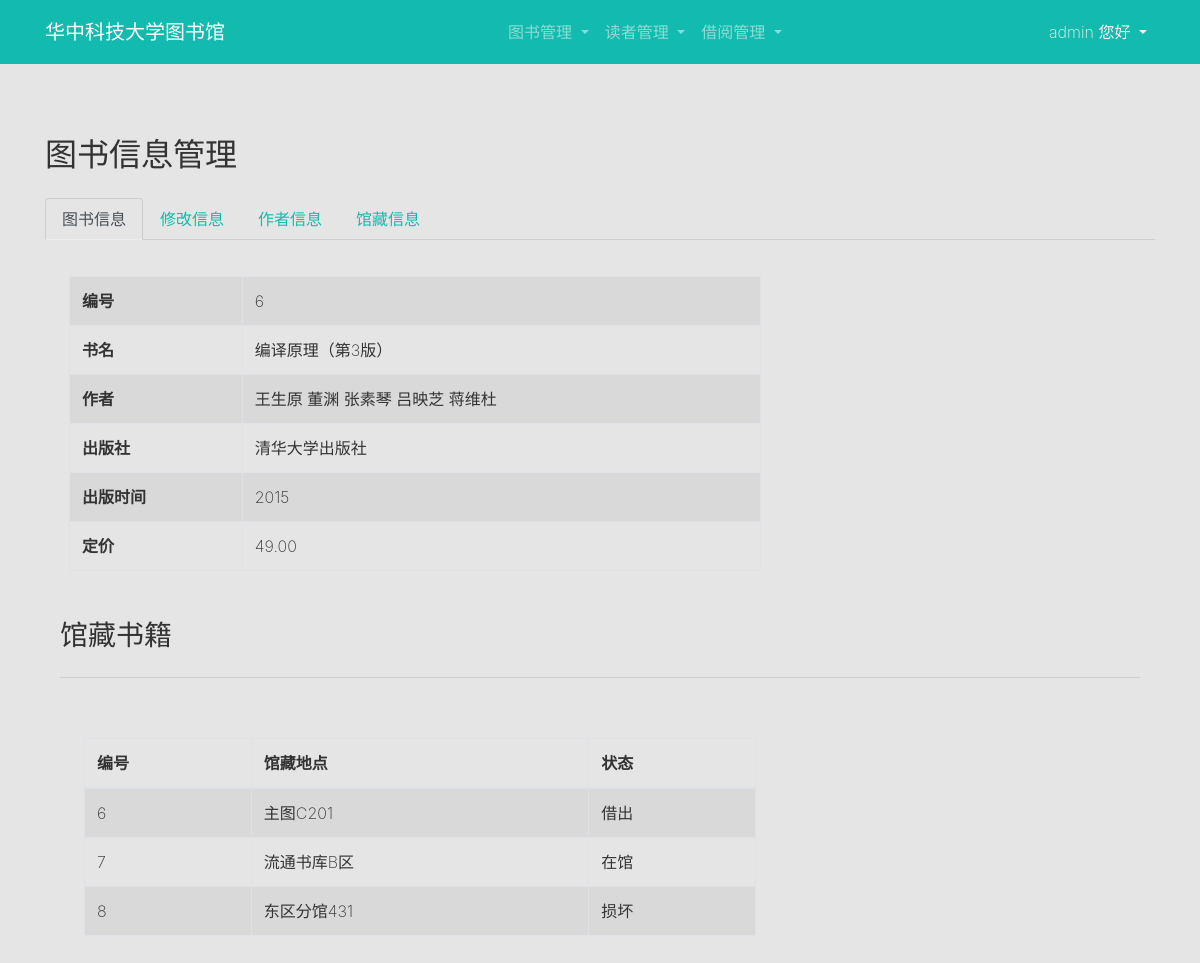
The app's page /administrator/books_manage/6/ (signed in) with its own data.
### hust_library/models.py (models this page shows, shortened)
class Book(models.Model):
    name = models.CharField(max_length=150)
    publish = models.CharField(max_length=150)
    time = models.IntegerField()
    price = models.DecimalField(max_digits=6, decimal_places=2)
    class Meta:
        unique_together = ("name", "publish", "time", "price")

class Write(models.Model):
    writer = models.CharField(max_length=150)
    book = models.ForeignKey(Book, on_delete=models.CASCADE)
    class Meta:
        unique_together = ("writer", "book")

class Store(models.Model):
    location = models.CharField(max_length=150)
    state = models.SmallIntegerField(default=1)
    book = models.ForeignKey(Book, on_delete=models.CASCADE)

### hust_library/views.py (the view)
@login_required
@permission_required('hust_library.change_book')
def book_manage_view(request, pk):
    book = get_object_or_404(Book, id=pk)
    form = forms.BookForm(instance=book)
    return render(request, 'book_manage.html', {'book': book, 'form': form})

### templates/book_manage.html (shortened to what this page needs)
{% extends "administrator.html" %}
{% block content %}
<div class="py-1 pt-5">
    <div class="container">
        <div class="row">
            <div class="col-12 col-md-12">
                <h2>图书信息管理</h2>
            </div>
        </div>
    </div>
</div>
<div class="pt-1 pb-5">
    <div class="container">
        <div class="row">
            <div class="col-md-12">
                <ul class="nav nav-tabs">
                    <li class="nav-item"> <a href="" class="active nav-link" data-toggle="tab"
                            data-target="#tabone">图书信息</a> </li>
                    <li class="nav-item"> <a class="nav-link" href="" data-toggle="tab" data-target="#tabtwo">修改信息</a>
                    </li>
                    <li class="nav-item"> <a href="" class="nav-link" data-toggle="tab" data-target="#tabthree">作者信息</a>
                    </li>
                    <li class="nav-item"> <a href="" class="nav-link" data-toggle="tab" data-target="#tabfour">馆藏信息</a>
                    </li>
                </ul>
                <div class="tab-content mt-2">
                    <div class="tab-pane fade show active" id="tabone" role="tabpanel">
                        <div class="container">
                            <div class="row">
                                <div class="p-3 col-md-8">
                                    <table class="table table-bordered table-hover table-striped">
                                        <tbody>
                                            <tr>
                                                <th scope="row">编号</th>
                                                <td>{{ book.id }}</td>
                                            </tr>
                                            <tr>
                                                <th scope="row">书名</th>
                                                <td>{{ book.name }}</td>
                                            </tr>
                                            <tr>
                                                <th scope="row">作者</th>
                                                <td>
                                                    {% for write in book.write_set.all %}
                                                    {{ write.writer }}
                                                    {% endfor %}
                                                </td>
                                            </tr>
                                            <tr>
                                                <th scope="row">出版社</th>
                                                <td>{{ book.publish }}</td>
                                            </tr>
                                            <tr>
                                                <th scope="row">出版时间</th>
                                                <td>{{ book.time }}</td>
                                            </tr>
                                            <tr>
                                                <th scope="row">定价</th>
                                                <td>{{ book.price }}</td>
                                            </tr>
                                        </tbody>
                                    </table>
                                </div>
                            </div>
                            <div class="row">
                                <div class="col-12 col-md-12">
                                    <h3>馆藏书籍</h3>
                                    <hr class="mb-4">
                                </div>
                            </div>
                            {% if book.store_set.all.count == 0 %}
                            <div class="row">
                                <div class="col-md-12">
                                    <h4> 没有馆藏 </h4>
                                </div>
                            </div>
                            {% else %}
                            <div class="row">
                                <div class="col-md-12">
                                    <div class="col-md-8 p-3">
                                        <table class="table table-hover table-striped table-bordered">
                                            <thead class="thead-inverse">
                                                <tr>
                                                    <th scope="col">编号</th>
                                                    <th scope="col">馆藏地点</th>
                                                    <th scope="col">状态</th>
                                                </tr>
                                            </thead>
                                            <tbody>
                                                {% for store in book.store_set.all %}
                                                <tr>
                                                    <td>{{ store.id }}</td>
                                                    <td>{{ store.location }}</td>
                                                    <td>
                                                        {% if store.state == 0 %}
                                                        借出
                                                        {% elif store.state == 1 %}
                                                        在馆
                                                        {% else %}
                                                        损坏
                                                        {% endif %}
                                                    </td>
                                                </tr>
                                                {% endfor %}
                                            </tbody>
                                        </table>
                                    </div>
                                </div>
                            </div>
                            {% endif %}
                        </div>
                    </div>
                </div>
            </div>
        </div>
    </div>
</div>
{% endblock %}

### templates/administrator.html (shortened to what this page needs)
{% extends "base.html" %}
{% load static %}
{% block lead %}
<nav class="navbar navbar-expand-md navbar-dark bg-primary">
    <div class="container">
        <div class="collapse navbar-collapse" id="navbar18">
            <a class="navbar-brand d-none d-md-block" href="{% url 'index' %}">
                <b> 华中科技大学图书馆</b>
            </a>
            <ul class="navbar-nav mx-auto">
                <li class="nav-item dropdown">
                    <a class="nav-link dropdown-toggle" href="#" id="navbardrop" data-toggle="dropdown"> 图书管理 </a>
                </li>
                <li class="nav-item dropdown">
                    <a class="nav-link dropdown-toggle" href="#" id="navbardrop" data-toggle="dropdown"> 读者管理 </a>
                </li>
                <li class="nav-item dropdown">
                    <a class="nav-link dropdown-toggle" href="#" id="navbardrop" data-toggle="dropdown"> 借阅管理 </a>
                </li>
            </ul>
            <ul class="navbar-nav">
                <li class="nav-item dropdown">
                    <a class="nav-link dropdown-toggle text-light" href="#" id="navbardrop" data-toggle="dropdown">
                        {% if request.user.is_authenticated %}
                        {{ request.user.username }} 您好
                        {% else %}
                        欢迎
                        {% endif %}
                    </a>
                </li>
            </ul>
        </div>
    </div>
</nav>
{% endblock %}

### templates/base.html (style rules this page uses)
.nav-tabs { border-bottom: 1px solid rgba(0, 0, 0, 0.1); }
.nav-tabs .nav-link.active, .nav-tabs .nav-item.show .nav-link { color: #495057; background-color: transparent; border-color: rgba(0, 0, 0, 0.1) rgba(0, 0, 0, 0.1) rgba(236, 236, 236, 1); }

### records on screen
Book: id "6", name "编译原理（第3版）", publish "清华大学出版社", time "2015", price "49.00"
Write: writer "王生原"
Write: writer "董渊"
Write: writer "张素琴"
Write: writer "吕映芝"
Write: writer "蒋维杜"
Store: id "6", location "主图C201", state "借出"
Store: id "7", location "流通书库B区", state "在馆"
Store: id "8", location "东区分馆431", state "损坏"

### other values on screen
{{ request.user.username }} "admin"
